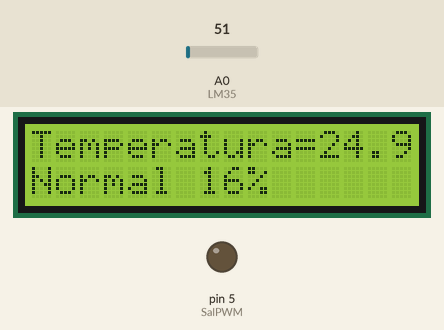
Recording of a sketch running on a simulated Arduino Uno, built with avr-gcc and run on an emulated ATmega328P. On the bench: 16×2 character LCD, output pins drawn as LEDs (lit = HIGH). Inputs (shaded band) come from the test bench; at power-on: A0 (LM35) = 51.

Above: at 2.3 s.
2.4 s: A0 (LM35) set to 61
At 3.6 s:
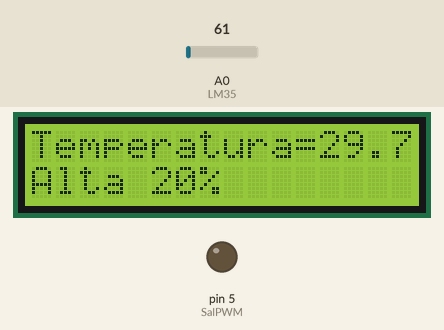
3.9 s: A0 (LM35) set to 72
At 4.3 s:
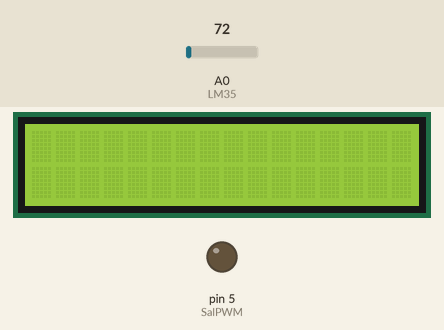
5.4 s: A0 (LM35) set to 86
At 6.6 s:
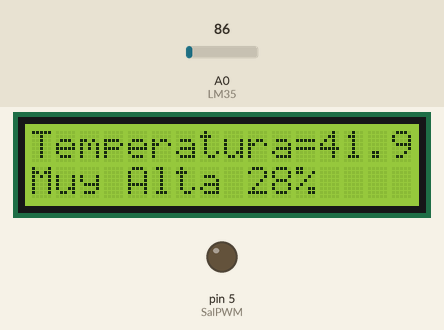
8.4 s: A0 (LM35) set to 112
At 9.0 s:
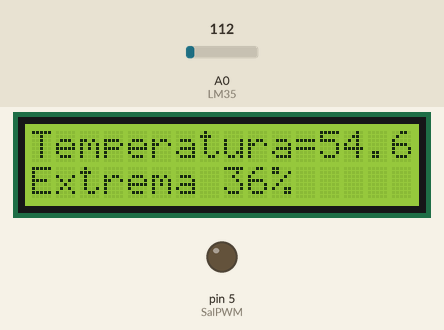
10.0 s: A0 (LM35) set to 30
At 11.5 s:
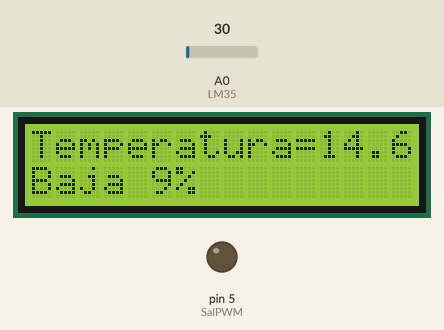
Timing chart, 0 to 13.0 s (numbered marks = the images above; inputs shaded):
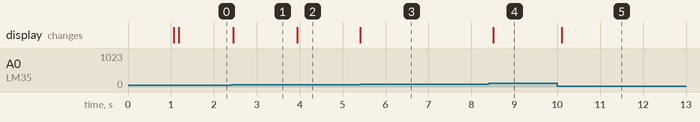

Measured:
- the behaviour switches between 71 and 72 on A0 (LM35) (found by bisection; images 1 and 2)
- after the input at 2.4 s, the display: changes after 0.06 s (image 1)
- after the input at 3.9 s, the display: changes at once (image 2)
- after the input at 5.4 s, the display: changes at once (image 3)
- after the input at 8.4 s, the display: changes after 0.11 s (image 4)
- after the input at 10.0 s, the display: changes after 0.11 s (image 5)

The sketch:

Temperatura.ino
```cpp
#include <LiquidCrystal.h>

const int rs = 12, en = 11, d4 = 10, d5 = 9, d6 = 8, d7 = 7;
LiquidCrystal Mi_LCD (rs, en, d4, d5, d6, d7);

const int   LM35=A0;
const int bot1=2;
const int bot2=3;
const int pot=A1;
const int SalPWM=5;

void setup() {
  // put your setup code here, to run once:

  Mi_LCD.begin(16, 2);
  pinMode(bot1,INPUT_PULLUP);
  pinMode(bot2,INPUT_PULLUP);
  pinMode(SalPWM,OUTPUT);
  Mi_LCD.print("Pract. Arduino");
  Mi_LCD.setCursor(0, 1);
  Mi_LCD.print("Banderas/Espinosa");
  delay(1000);
  Mi_LCD.clear();
  Mi_LCD.print("Oprime boton");
  delay(100);
  //bool val1=digitalRead(bot1);
  //bool val2=digitalRead(bot2);
  //while((digitalRead(bot1)==HIGH)&&(digitalRead(bot2)==HIGH));
}

void loop() {
 float temp=analogRead(LM35);
 int porc=map(temp,0,305,0,100);
 temp=(5.0*temp*100.0)/1024.0;
 Mi_LCD.clear();


if(temp>=0 && temp<=15){
  Mi_LCD.print("Temperatura=");
  Mi_LCD.print(temp);
  Mi_LCD.print("C");
  Mi_LCD.setCursor(0, 1);
  Mi_LCD.print("Baja ");
  Mi_LCD.print(porc);
  Mi_LCD.print("%");
  delay(100);
}else if(temp>=16 && temp<=25){
  Mi_LCD.print("Temperatura=");
  Mi_LCD.print(temp);
  Mi_LCD.print("C");
  Mi_LCD.setCursor(0, 1);
  Mi_LCD.print("Normal ");
    Mi_LCD.print(porc);
  Mi_LCD.print("%");
  delay(100);
}else if(temp>=26 && temp<=35){
    Mi_LCD.print("Temperatura=");
  Mi_LCD.print(temp);
  Mi_LCD.print("C");
  Mi_LCD.setCursor(0, 1);
  Mi_LCD.print("Alta ");
    Mi_LCD.print(porc);
  Mi_LCD.print("%");
  delay(100);
}else if(temp>=36 && temp<=45){
      Mi_LCD.print("Temperatura=");
  Mi_LCD.print(temp);
  Mi_LCD.print("C");
  Mi_LCD.setCursor(0, 1);
  Mi_LCD.print("Muy Alta ");
    Mi_LCD.print(porc);
  Mi_LCD.print("%");
  delay(100);
}else if(temp>=46){
        Mi_LCD.print("Temperatura=");
  Mi_LCD.print(temp);
  Mi_LCD.print("C");
  Mi_LCD.setCursor(0, 1);
  Mi_LCD.print("Extrema ");
    Mi_LCD.print(porc);
  Mi_LCD.print("%");
  delay(100);
}


}
```
